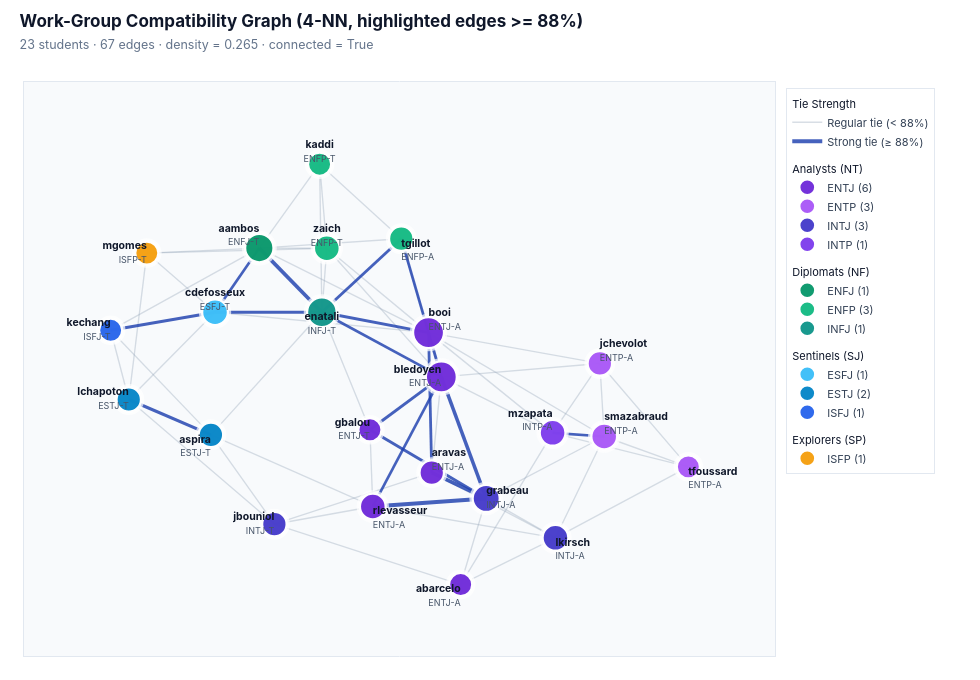

The cell this chart's notebook holds for it:
### Markdown cell above
## 3. Work-Group Compatibility Graph

To capture realistic project teamwork, we map each student $x_u$ to an ideal partner $x_u^*$:
- **Complementary** on `Energy` ($1 - E$) to balance outspoken and quieter teammates.
- **Aligned** on `Mind` ($N$) and `Nature` ($T$) for shared abstraction and feedback styles.
- **Anchored toward $0.65$** on `Tactics` ($J$) and `Identity` ($A$) for steady organization under deadlines.

We symmetrize the normalized Euclidean proximity into $w_{uv} \in [0, 1]$ and build an undirected **$4$-NN graph** ($23$ nodes, $67$ edges, density $= 0.26$).

### Code cell
def ideal_partner(x, anchor=0.65):
    return np.array([
        1.0 - x[0],             # E: complementary energy
        x[1],                   # N: aligned intuition/sensing
        x[2],                   # T: aligned thinking/feeling
        0.5 * (x[3] + anchor),  # J: pulled toward structure
        0.5 * (x[4] + anchor),  # A: pulled toward calm stability
    ])


X = df[traits].values
X_ideal = np.array([ideal_partner(row) for row in X])
n = len(students)

compat_matrix = np.zeros((n, n))
compat_pairs = []

for i in range(n):
    for j in range(i + 1, n):
        u, v = students[i], students[j]
        d_ab = np.linalg.norm(X[j] - X_ideal[i]) / np.sqrt(len(traits))
        d_ba = np.linalg.norm(X[i] - X_ideal[j]) / np.sqrt(len(traits))
        score = float(1.0 - 0.5 * (d_ab + d_ba))

        compat_matrix[i, j] = compat_matrix[j, i] = score
        compat_pairs.append({
            "Student A": u, "Type A": f"{df.loc[u, 'mbti']}{df.loc[u, 'variant']}",
            "Student B": v, "Type B": f"{df.loc[v, 'mbti']}{df.loc[v, 'variant']}",
            "Compatibility (%)": round(score * 100, 1),
        })

G_compat = G_base.copy()
k_neighbors = 4
for i, u in enumerate(students):
    top_idx = [j for j in np.argsort(compat_matrix[i])[::-1] if j != i][:k_neighbors]
    for j in top_idx:
        G_compat.add_edge(u, students[j], weight=compat_matrix[i, j])

compat_df = pd.DataFrame(compat_pairs).sort_values("Compatibility (%)", ascending=False).reset_index(drop=True)
deg = dict(G_compat.degree())
print(
    f"Compatibility graph ({k_neighbors}-NN): {G_compat.number_of_nodes()} nodes, "
    f"{G_compat.number_of_edges()} edges, density = {nx.density(G_compat):.2f}, "
    f"connected = {nx.is_connected(G_compat)}, degree range = [{min(deg.values())}, {max(deg.values())}]"
)
display(compat_df.head(15))

pos_compat = nx.spring_layout(G_compat, seed=42, k=0.9, iterations=150, weight="weight")
plot_network(
    G_compat,
    pos_compat,
    f"Work-Group Compatibility Graph ({k_neighbors}-NN, highlighted edges >= 88%)",
    highlight_above=0.88,
)

### Figure 1 — Plotly figure (JSON) as saved in the notebook; plotly's stock layout.template omitted (floating-point values rounded to 4 significant figures; data arrays with more than 128 entries replaced by an {"elided": "..."} marker saying what was removed)
{"data": [{"hoverinfo": "skip", "legendgroup": "Edges", "legendgrouptitle": {"text": "Tie Strength"}, "line": {"color": "rgba(148, 163, 184, 0.36)", "width": 1.35}, "mode": "lines", "name": "Regular tie (< 88%)", "type": "scatter", "x": {"elided": "147 float values"}, "y": {"elided": "147 float values"}}, {"hovertemplate": "<b>bledoyen ↔ rlevasseur</b><br>Compatibility: 88.2%<extra></extra>", "legendgroup": "Edges", "line": {"color": "rgba(30, 64, 175, 0.82)", "width": 2.645}, "mode": "lines", "name": "Strong tie (≥ 88%)", "showlegend": false, "type": "scatter", "x": [0.2026, -0.01868], "y": [0.04038, -0.4703]}, {"hovertemplate": "<b>aambos ↔ cdefosseux</b><br>Compatibility: 88.2%<extra></extra>", "legendgroup": "Edges", "line": {"color": "rgba(30, 64, 175, 0.82)", "width": 2.654}, "mode": "lines", "name": "Strong tie (≥ 88%)", "showlegend": false, "type": "scatter", "x": [-0.385, -0.5279], "y": [0.5481, 0.2952]}, {"hovertemplate": "<b>bledoyen ↔ enatali</b><br>Compatibility: 88.3%<extra></extra>", "legendgroup": "Edges", "line": {"color": "rgba(30, 64, 175, 0.82)", "width": 2.667}, "mode": "lines", "name": "Strong tie (≥ 88%)", "showlegend": false, "type": "scatter", "x": [0.2026, -0.183], "y": [0.04038, 0.2953]}, {"hovertemplate": "<b>booi ↔ tgillot</b><br>Compatibility: 88.6%<extra></extra>", "legendgroup": "Edges", "line": {"color": "rgba(30, 64, 175, 0.82)", "width": 2.751}, "mode": "lines", "name": "Strong tie (≥ 88%)", "showlegend": false, "type": "scatter", "x": [0.1613, 0.07331], "y": [0.215, 0.5851]}, {"hovertemplate": "<b>mzapata ↔ smazabraud</b><br>Compatibility: 88.6%<extra></extra>", "legendgroup": "Edges", "line": {"color": "rgba(30, 64, 175, 0.82)", "width": 2.754}, "mode": "lines", "name": "Strong tie (≥ 88%)", "showlegend": false, "type": "scatter", "x": [0.5618, 0.7284], "y": [-0.1802, -0.1945]}, {"hovertemplate": "<b>aravas ↔ booi</b><br>Compatibility: 88.7%<extra></extra>", "legendgroup": "Edges", "line": {"color": "rgba(30, 64, 175, 0.82)", "width": 2.783}, "mode": "lines", "name": "Strong tie (≥ 88%)", "showlegend": false, "type": "scatter", "x": [0.1716, 0.1613], "y": [-0.337, 0.215]}, {"hovertemplate": "<b>cdefosseux ↔ enatali</b><br>Compatibility: 88.7%<extra></extra>", "legendgroup": "Edges", "line": {"color": "rgba(30, 64, 175, 0.82)", "width": 2.793}, "mode": "lines", "name": "Strong tie (≥ 88%)", "showlegend": false, "type": "scatter", "x": [-0.5279, -0.183], "y": [0.2952, 0.2953]}, {"hovertemplate": "<b>bledoyen ↔ booi</b><br>Compatibility: 89.1%<extra></extra>", "legendgroup": "Edges", "line": {"color": "rgba(30, 64, 175, 0.82)", "width": 2.884}, "mode": "lines", "name": "Strong tie (≥ 88%)", "showlegend": false, "type": "scatter", "x": [0.2026, 0.1613], "y": [0.04038, 0.215]}, {"hovertemplate": "<b>enatali ↔ tgillot</b><br>Compatibility: 89.1%<extra></extra>", "legendgroup": "Edges", "line": {"color": "rgba(30, 64, 175, 0.82)", "width": 2.884}, "mode": "lines", "name": "Strong tie (≥ 88%)", "showlegend": false, "type": "scatter", "x": [-0.183, 0.07331], "y": [0.2953, 0.5851]}, {"hovertemplate": "<b>bledoyen ↔ gbalou</b><br>Compatibility: 89.1%<extra></extra>", "legendgroup": "Edges", "line": {"color": "rgba(30, 64, 175, 0.82)", "width": 2.885}, "mode": "lines", "name": "Strong tie (≥ 88%)", "showlegend": false, "type": "scatter", "x": [0.2026, -0.02789], "y": [0.04038, -0.168]}, {"hovertemplate": "<b>cdefosseux ↔ kechang</b><br>Compatibility: 89.1%<extra></extra>", "legendgroup": "Edges", "line": {"color": "rgba(30, 64, 175, 0.82)", "width": 2.898}, "mode": "lines", "name": "Strong tie (≥ 88%)", "showlegend": false, "type": "scatter", "x": [-0.5279, -0.8649], "y": [0.2952, 0.2241]}, {"hovertemplate": "<b>booi ↔ enatali</b><br>Compatibility: 89.2%<extra></extra>", "legendgroup": "Edges", "line": {"color": "rgba(30, 64, 175, 0.82)", "width": 2.92}, "mode": "lines", "name": "Strong tie (≥ 88%)", "showlegend": false, "type": "scatter", "x": [0.1613, -0.183], "y": [0.215, 0.2953]}, {"hovertemplate": "<b>gbalou ↔ grabeau</b><br>Compatibility: 89.3%<extra></extra>", "legendgroup": "Edges", "line": {"color": "rgba(30, 64, 175, 0.82)", "width": 2.941}, "mode": "lines", "name": "Strong tie (≥ 88%)", "showlegend": false, "type": "scatter", "x": [-0.02789, 0.3474], "y": [-0.168, -0.4387]}, {"hovertemplate": "<b>aspira ↔ lchapoton</b><br>Compatibility: 90.3%<extra></extra>", "legendgroup": "Edges", "line": {"color": "rgba(30, 64, 175, 0.82)", "width": 3.206}, "mode": "lines", "name": "Strong tie (≥ 88%)", "showlegend": false, "type": "scatter", "x": [-0.5412, -0.8065], "y": [-0.188, -0.04872]}, {"hovertemplate": "<b>bledoyen ↔ grabeau</b><br>Compatibility: 91.6%<extra></extra>", "legendgroup": "Edges", "line": {"color": "rgba(30, 64, 175, 0.82)", "width": 3.528}, "mode": "lines", "name": "Strong tie (≥ 88%)", "showlegend": false, "type": "scatter", "x": [0.2026, 0.3474], "y": [0.04038, -0.4387]}, {"hovertemplate": "<b>aambos ↔ enatali</b><br>Compatibility: 92.2%<extra></extra>", "legendgroup": "Edges", "line": {"color": "rgba(30, 64, 175, 0.82)", "width": 3.685}, "mode": "lines", "name": "Strong tie (≥ 88%)", "showlegend": false, "type": "scatter", "x": [-0.385, -0.183], "y": [0.5481, 0.2953]}, {"hovertemplate": "<b>aravas ↔ grabeau</b><br>Compatibility: 92.5%<extra></extra>", "legendgroup": "Edges", "line": {"color": "rgba(30, 64, 175, 0.82)", "width": 3.78}, "mode": "lines", "name": "Strong tie (≥ 88%)", "showlegend": false, "type": "scatter", "x": [0.1716, 0.3474], "y": [-0.337, -0.4387]}, {"hovertemplate": "<b>grabeau ↔ rlevasseur</b><br>Compatibility: 93.8%<extra></extra>", "legendgroup": "Edges", "line": {"color": "rgba(30, 64, 175, 0.82)", "width": 4.1}, "mode": "lines", "name": "Strong tie (≥ 88%)", "showlegend": true, "type": "scatter", "x": [0.3474, -0.01868], "y": [-0.4387, -0.4703]}, {"hoverinfo": "skip", "marker": {"color": "#FFFFFF", "line": {"width": 0}, "size": [34.9, 29.7, 31.0, 31.0, 37.5, 37.5, 32.3, 36.2, 29.7, 33.6, 31.0, 31.0, 29.7, 29.7, 31.0, 32.3, 29.7, 32.3, 32.3, 32.3, 29.7, 31.0, 32.3]}, "mode": "markers", "showlegend": false, "type": "scatter", "x": [-0.385, 0.265, 0.1716, -0.5412, 0.2026, 0.1613, -0.5279, -0.183, -0.02789, 0.3474, -0.3363, 0.7144, -0.1903, -0.8649, -0.8065, 0.571, -0.7482, 0.5618, -0.01868, 0.7284, 1.0, 0.07331, -0.167], "y": [0.5481, -0.778, -0.337, -0.188, 0.04038, 0.215, 0.2952, 0.2953, -0.168, -0.4387, -0.5402, 0.09338, 0.8789, 0.2241, -0.04872, -0.5939, 0.5283, -0.1802, -0.4703, -0.1945, -0.314, 0.5851, 0.5476]}, {"customdata": ["<b>abarcelo</b> · ENTJ-A<br>Degree: <b>4</b> · Strength: <b>3.00</b><br><span style='color:#64748B'>E 100% · N 63% · T 86% · J 78% · A 99%</span>", "<b>aravas</b> · ENTJ-A<br>Degree: <b>5</b> · Strength: <b>4.39</b><br><span style='color:#64748B'>E 67% · N 61% · T 67% · J 67% · A 71%</span>", "<b>bledoyen</b> · ENTJ-A<br>Degree: <b>10</b> · Strength: <b>8.75</b><br><span style='color:#64748B'>E 51% · N 73% · T 69% · J 54% · A 51%</span>", "<b>booi</b> · ENTJ-A<br>Degree: <b>10</b> · Strength: <b>8.70</b><br><span style='color:#64748B'>E 52% · N 61% · T 54% · J 54% · A 69%</span>", "<b>gbalou</b> · ENTJ-T<br>Degree: <b>4</b> · Strength: <b>3.49</b><br><span style='color:#64748B'>E 65% · N 85% · T 63% · J 67% · A 49%</span>", "<b>rlevasseur</b> · ENTJ-A<br>Degree: <b>6</b> · Strength: <b>5.21</b><br><span style='color:#64748B'>E 61% · N 67% · T 69% · J 83% · A 54%</span>"], "hovertemplate": "%{customdata}<extra></extra>", "legendgroup": "Analysts (NT)", "legendgrouptitle": {"text": "Analysts (NT)"}, "marker": {"color": "#6D28D9", "line": {"color": "#FFFFFF", "width": 2.3}, "opacity": 0.95, "size": [23.2, 24.5, 31.0, 31.0, 23.2, 25.8]}, "mode": "markers", "name": "ENTJ (6)", "type": "scatter", "x": [0.265, 0.1716, 0.2026, 0.1613, -0.02789, -0.01868], "y": [-0.778, -0.337, 0.04038, 0.215, -0.168, -0.4703]}, {"customdata": ["<b>jchevolot</b> · ENTP-A<br>Degree: <b>5</b> · Strength: <b>4.26</b><br><span style='color:#64748B'>E 51% · N 54% · T 76% · J 33% · A 53%</span>", "<b>smazabraud</b> · ENTP-A<br>Degree: <b>6</b> · Strength: <b>5.10</b><br><span style='color:#64748B'>E 65% · N 56% · T 72% · J 40% · A 85%</span>", "<b>tfoussard</b> · ENTP-A<br>Degree: <b>4</b> · Strength: <b>3.27</b><br><span style='color:#64748B'>E 60% · N 63% · T 99% · J 22% · A 83%</span>"], "hovertemplate": "%{customdata}<extra></extra>", "legendgroup": "Analysts (NT)", "marker": {"color": "#A855F7", "line": {"color": "#FFFFFF", "width": 2.3}, "opacity": 0.95, "size": [24.5, 25.8, 23.2]}, "mode": "markers", "name": "ENTP (3)", "type": "scatter", "x": [0.7144, 0.7284, 1.0], "y": [0.09338, -0.1945, -0.314]}, {"customdata": ["<b>grabeau</b> · INTJ-A<br>Degree: <b>7</b> · Strength: <b>6.14</b><br><span style='color:#64748B'>E 43% · N 70% · T 74% · J 72% · A 64%</span>", "<b>jbouniol</b> · INTJ-T<br>Degree: <b>5</b> · Strength: <b>4.14</b><br><span style='color:#64748B'>E 18% · N 58% · T 69% · J 92% · A 42%</span>", "<b>lkirsch</b> · INTJ-A<br>Degree: <b>6</b> · Strength: <b>4.94</b><br><span style='color:#64748B'>E 49% · N 54% · T 90% · J 69% · A 92%</span>"], "hovertemplate": "%{customdata}<extra></extra>", "legendgroup": "Analysts (NT)", "marker": {"color": "#4338CA", "line": {"color": "#FFFFFF", "width": 2.3}, "opacity": 0.95, "size": [27.1, 24.5, 25.8]}, "mode": "markers", "name": "INTJ (3)", "type": "scatter", "x": [0.3474, -0.3363, 0.571], "y": [-0.4387, -0.5402, -0.5939]}, {"customdata": ["<b>mzapata</b> · INTP-A<br>Degree: <b>6</b> · Strength: <b>4.98</b><br><span style='color:#64748B'>E 46% · N 64% · T 69% · J 24% · A 83%</span>"], "hovertemplate": "%{customdata}<extra></extra>", "legendgroup": "Analysts (NT)", "marker": {"color": "#7C3AED", "line": {"color": "#FFFFFF", "width": 2.3}, "opacity": 0.95, "size": [25.8]}, "mode": "markers", "name": "INTP (1)", "type": "scatter", "x": [0.5618], "y": [-0.1802]}, {"customdata": ["<b>aambos</b> · ENFJ-T<br>Degree: <b>8</b> · Strength: <b>6.85</b><br><span style='color:#64748B'>E 56% · N 64% · T 40% · J 53% · A 36%</span>"], "hovertemplate": "%{customdata}<extra></extra>", "legendgroup": "Diplomats (NF)", "legendgrouptitle": {"text": "Diplomats (NF)"}, "marker": {"color": "#059669", "line": {"color": "#FFFFFF", "width": 2.3}, "opacity": 0.95, "size": [28.4]}, "mode": "markers", "name": "ENFJ (1)", "type": "scatter", "x": [-0.385], "y": [0.5481]}, {"customdata": ["<b>kaddi</b> · ENFP-T<br>Degree: <b>4</b> · Strength: <b>3.14</b><br><span style='color:#64748B'>E 53% · N 86% · T 22% · J 42% · A 12%</span>", "<b>tgillot</b> · ENFP-A<br>Degree: <b>5</b> · Strength: <b>4.27</b><br><span style='color:#64748B'>E 65% · N 71% · T 49% · J 42% · A 56%</span>", "<b>zaich</b> · ENFP-T<br>Degree: <b>6</b> · Strength: <b>4.92</b><br><span style='color:#64748B'>E 78% · N 70% · T 49% · J 43% · A 44%</span>"], "hovertemplate": "%{customdata}<extra></extra>", "legendgroup": "Diplomats (NF)", "marker": {"color": "#10B981", "line": {"color": "#FFFFFF", "width": 2.3}, "opacity": 0.95, "size": [23.2, 24.5, 25.8]}, "mode": "markers", "name": "ENFP (3)", "type": "scatter", "x": [-0.1903, 0.07331, -0.167], "y": [0.8789, 0.5851, 0.5476]}, {"customdata": ["<b>enatali</b> · INFJ-T<br>Degree: <b>9</b> · Strength: <b>7.85</b><br><span style='color:#64748B'>E 46% · N 64% · T 49% · J 57% · A 39%</span>"], "hovertemplate": "%{customdata}<extra></extra>", "legendgroup": "Diplomats (NF)", "marker": {"color": "#0D9488", "line": {"color": "#FFFFFF", "width": 2.3}, "opacity": 0.95, "size": [29.7]}, "mode": "markers", "name": "INFJ (1)", "type": "scatter", "x": [-0.183], "y": [0.2953]}, {"customdata": ["<b>cdefosseux</b> · ESFJ-T<br>Degree: <b>6</b> · Strength: <b>5.25</b><br><span style='color:#64748B'>E 54% · N 45% · T 39% · J 57% · A 49%</span>"], "hovertemplate": "%{customdata}<extra></extra>", "legendgroup": "Sentinels (SJ)", "legendgrouptitle": {"text": "Sentinels (SJ)"}, "marker": {"color": "#38BDF8", "line": {"color": "#FFFFFF", "width": 2.3}, "opacity": 0.95, "size": [25.8]}, "mode": "markers", "name": "ESFJ (1)", "type": "scatter", "x": [-0.5279], "y": [0.2952]}, {"customdata": ["<b>aspira</b> · ESTJ-T<br>Degree: <b>5</b> · Strength: <b>4.30</b><br><span style='color:#64748B'>E 51% · N 46% · T 64% · J 81% · A 33%</span>", "<b>lchapoton</b> · ESTJ-T<br>Degree: <b>5</b> · Strength: <b>4.28</b><br><span style='color:#64748B'>E 58% · N 35% · T 65% · J 75% · A 43%</span>"], "hovertemplate": "%{customdata}<extra></extra>", "legendgroup": "Sentinels (SJ)", "marker": {"color": "#0284C7", "line": {"color": "#FFFFFF", "width": 2.3}, "opacity": 0.95, "size": [24.5, 24.5]}, "mode": "markers", "name": "ESTJ (2)", "type": "scatter", "x": [-0.5412, -0.8065], "y": [-0.188, -0.04872]}, {"customdata": ["<b>kechang</b> · ISFJ-T<br>Degree: <b>4</b> · Strength: <b>3.48</b><br><span style='color:#64748B'>E 36% · N 43% · T 43% · J 76% · A 32%</span>"], "hovertemplate": "%{customdata}<extra></extra>", "legendgroup": "Sentinels (SJ)", "marker": {"color": "#2563EB", "line": {"color": "#FFFFFF", "width": 2.3}, "opacity": 0.95, "size": [23.2]}, "mode": "markers", "name": "ISFJ (1)", "type": "scatter", "x": [-0.8649], "y": [0.2241]}, {"customdata": ["<b>mgomes</b> · ISFP-T<br>Degree: <b>4</b> · Strength: <b>3.35</b><br><span style='color:#64748B'>E 31% · N 36% · T 47% · J 39% · A 31%</span>"], "hovertemplate": "%{customdata}<extra></extra>", "legendgroup": "Explorers (SP)", "legendgrouptitle": {"text": "Explorers (SP)"}, "marker": {"color": "#F59E0B", "line": {"color": "#FFFFFF", "width": 2.3}, "opacity": 0.95, "size": [23.2]}, "mode": "markers", "name": "ISFP (1)", "type": "scatter", "x": [-0.7482], "y": [0.5283]}, {"hoverinfo": "skip", "mode": "text", "showlegend": false, "text": ["<b>aambos</b><br><span style='font-size:9px;color:#475569'>ENFJ-T</span>", "<b>abarcelo</b><br><span style='font-size:9px;color:#475569'>ENTJ-A</span>", "<b>aravas</b><br><span style='font-size:9px;color:#475569'>ENTJ-A</span>", "<b>aspira</b><br><span style='font-size:9px;color:#475569'>ESTJ-T</span>", "<b>bledoyen</b><br><span style='font-size:9px;color:#475569'>ENTJ-A</span>", "<b>booi</b><br><span style='font-size:9px;color:#475569'>ENTJ-A</span>", "<b>cdefosseux</b><br><span style='font-size:9px;color:#475569'>ESFJ-T</span>", "<b>enatali</b><br><span style='font-size:9px;color:#475569'>INFJ-T</span>", "<b>gbalou</b><br><span style='font-size:9px;color:#475569'>ENTJ-T</span>", "<b>grabeau</b><br><span style='font-size:9px;color:#475569'>INTJ-A</span>", "<b>jbouniol</b><br><span style='font-size:9px;color:#475569'>INTJ-T</span>", "<b>jchevolot</b><br><span style='font-size:9px;color:#475569'>ENTP-A</span>", "<b>kaddi</b><br><span style='font-size:9px;color:#475569'>ENFP-T</span>", "<b>kechang</b><br><span style='font-size:9px;color:#475569'>ISFJ-T</span>", "<b>lchapoton</b><br><span style='font-size:9px;color:#475569'>ESTJ-T</span>", "<b>lkirsch</b><br><span style='font-size:9px;color:#475569'>INTJ-A</span>", "<b>mgomes</b><br><span style='font-size:9px;color:#475569'>ISFP-T</span>", "<b>mzapata</b><br><span style='font-size:9px;color:#475569'>INTP-A</span>", "<b>rlevasseur</b><br><span style='font-size:9px;color:#475569'>ENTJ-A</span>", "<b>smazabraud</b><br><span style='font-size:9px;color:#475569'>ENTP-A</span>", "<b>tfoussard</b><br><span style='font-size:9px;color:#475569'>ENTP-A</span>", "<b>tgillot</b><br><span style='font-size:9px;color:#475569'>ENFP-A</span>", "<b>zaich</b><br><span style='font-size:9px;color:#475569'>ENFP-T</span>"], "textfont": {"color": "#0F172A", "family": "Inter, -apple-system, BlinkMacSystemFont, sans-serif", "size": 10.5}, "textposition": ["top left", "bottom left", "top right", "bottom left", "middle left", "top right", "top center", "bottom center", "middle left", "middle right", "middle left", "top right", "top center", "middle left", "middle left", "bottom right", "middle left", "top left", "bottom right", "top right", "bottom right", "bottom right", "top center"], "type": "scatter", "x": [-0.385, 0.265, 0.1716, -0.5412, 0.2026, 0.1613, -0.5279, -0.183, -0.02789, 0.3474, -0.3363, 0.7144, -0.1903, -0.8649, -0.8065, 0.571, -0.7482, 0.5618, -0.01868, 0.7284, 1.0, 0.07331, -0.167], "y": [0.5481, -0.778, -0.337, -0.188, 0.04038, 0.215, 0.2952, 0.2953, -0.168, -0.4387, -0.5402, 0.09338, 0.8789, 0.2241, -0.04872, -0.5939, 0.5283, -0.1802, -0.4703, -0.1945, -0.314, 0.5851, 0.5476]}], "layout": {"font": {"color": "#1E293B", "family": "Inter, -apple-system, BlinkMacSystemFont, sans-serif"}, "height": 680, "hoverlabel": {"bgcolor": "#FFFFFF", "bordercolor": "#CBD5E1", "font": {"color": "#0F172A", "family": "Inter, -apple-system, sans-serif", "size": 12}}, "legend": {"bgcolor": "rgba(255,255,255,0.94)", "bordercolor": "#E2E8F0", "borderwidth": 1, "font": {"color": "#334155", "size": 11}, "grouptitlefont": {"color": "#0F172A", "family": "Inter, sans-serif", "size": 11}, "tracegroupgap": 8, "x": 1.015, "xanchor": "left", "y": 0.99, "yanchor": "top"}, "margin": {"b": 24, "l": 24, "r": 205, "t": 82}, "paper_bgcolor": "#FFFFFF", "plot_bgcolor": "#F8FAFC", "title": {"font": {"color": "#0F172A", "family": "Inter, -apple-system, BlinkMacSystemFont, sans-serif", "size": 17}, "text": "<b>Work-Group Compatibility Graph (4-NN, highlighted edges >= 88%)</b><br><span style='font-size:12.5px;color:#64748B;font-weight:400'>23 students · 67 edges · density = 0.265 · connected = True</span>", "x": 0.02, "xanchor": "left", "y": 0.96, "yanchor": "top"}, "width": 980, "xaxis": {"linecolor": "#E2E8F0", "linewidth": 1, "mirror": true, "range": [-1.145, 1.28], "showgrid": false, "showticklabels": false, "zeroline": false}, "yaxis": {"linecolor": "#E2E8F0", "linewidth": 1, "mirror": true, "range": [-1.06, 1.203], "showgrid": false, "showticklabels": false, "zeroline": false}}}
